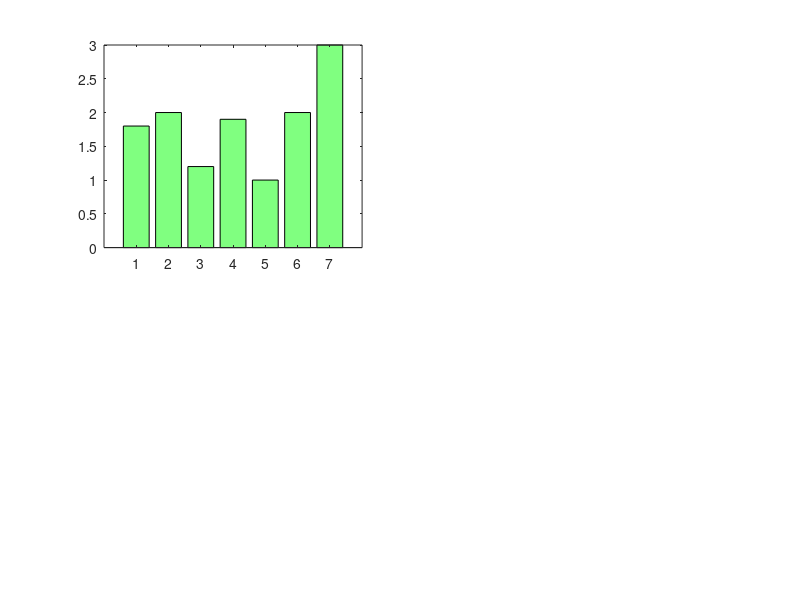

Write MATLAB code to recreate this figure. (Note: this script raises an error after producing the figure.)
function demo_sigstar
% demo function for sigstar
%
% function demo_sigstar
%
% No input or output arguments.
%
%
% 


clf

subplot(2,2,1)

H=bar([1.8,2,1.2,1.9,1,2,3]);
set(H,'FaceColor',[0.5,1,0.5])
groups={[4,7],[2,3],[6,5]};
H=sigstar(groups,[0.001,0.05,0.04]);


subplot(2,2,2)
H=bar([10,7,6,5]);
set(gca,'XTickLabel',{'X','a','b','c'})
set(H,'FaceColor',[0.5,1,0.5])
groups={{'X','c'},...
 		{1,'b'},... %note you can mix and match notions
		{'X','a'}};


H=sigstar(groups,[0.0001,0.005,0.04]);
set(H,'Color','b')
%Extend the last arms down:
Y=get(H(1,1),'YData'); Y(4)=7.5; set(H(1,1),'YData',Y);
Y=get(H(2,1),'YData'); Y(4)=6.5; set(H(2,1),'YData',Y);
Y=get(H(3,1),'YData'); Y(4)=5.5; set(H(3,1),'YData',Y);

ylim([0,13])



subplot(2,2,3)
%A box plot
d=randn([20,3]);
d(:,2)=d(:,2)+2;
boxplot(d)
ylim([-3,6])
H=sigstar({[1,2],[2,3]},[]);



subplot(2,2,4)
%A line plot
x=1:12;
y=randn(size(x));
y(5)=y(5)-5;
y(6)=y(6)+5;

plot(x,y,'o-r','MarkerFaceColor',[1,0.5,0.5])

sigstar({[5,6]},[0.05]);
xlim([1,12])


%set(gcf,'PaperPosition',[0,0,8,8])
%print -depsc test